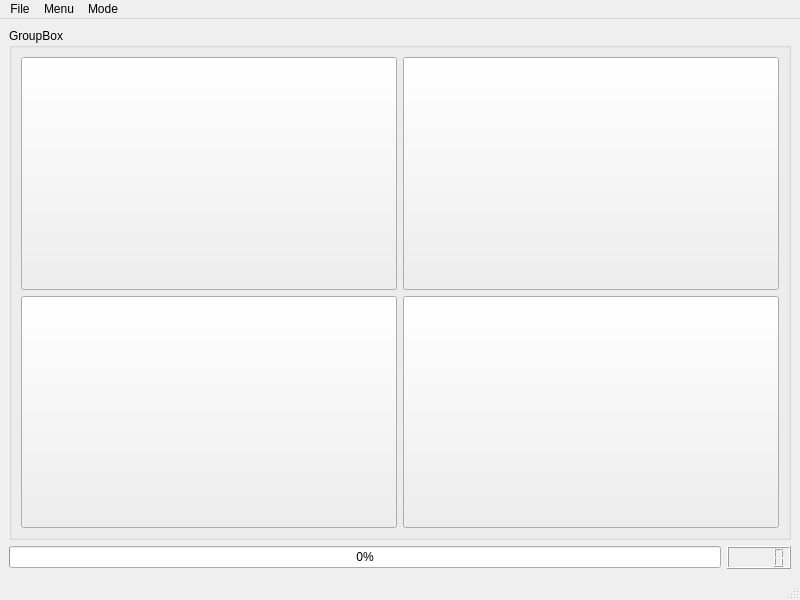
<?xml version="1.0" encoding="UTF-8"?>
<ui version="4.0">
 <class>MainWindow</class>
 <widget class="QMainWindow" name="MainWindow">
  <property name="geometry">
   <rect>
    <x>0</x>
    <y>0</y>
    <width>800</width>
    <height>600</height>
   </rect>
  </property>
  <property name="windowTitle">
   <string>MainWindow</string>
  </property>
  <widget class="QWidget" name="centralwidget">
   <layout class="QGridLayout" name="gridLayout">
    <item row="1" column="1">
     <widget class="QGroupBox" name="gBButtons">
      <property name="title">
       <string>GroupBox</string>
      </property>
      <layout class="QGridLayout" name="gridLayout_2">
       <item row="2" column="3">
        <widget class="QToolButton" name="btnYellow">
         <property name="sizePolicy">
          <sizepolicy hsizetype="Expanding" vsizetype="Expanding">
           <horstretch>0</horstretch>
           <verstretch>0</verstretch>
          </sizepolicy>
         </property>
         <property name="text">
          <string/>
         </property>
        </widget>
       </item>
       <item row="1" column="0">
        <widget class="QToolButton" name="btnRed">
         <property name="sizePolicy">
          <sizepolicy hsizetype="Expanding" vsizetype="Expanding">
           <horstretch>0</horstretch>
           <verstretch>0</verstretch>
          </sizepolicy>
         </property>
         <property name="text">
          <string/>
         </property>
        </widget>
       </item>
       <item row="1" column="3">
        <widget class="QToolButton" name="btnGreen">
         <property name="sizePolicy">
          <sizepolicy hsizetype="Expanding" vsizetype="Expanding">
           <horstretch>0</horstretch>
           <verstretch>0</verstretch>
          </sizepolicy>
         </property>
         <property name="text">
          <string/>
         </property>
        </widget>
       </item>
       <item row="2" column="0">
        <widget class="QToolButton" name="btnBlue">
         <property name="sizePolicy">
          <sizepolicy hsizetype="Expanding" vsizetype="Expanding">
           <horstretch>0</horstretch>
           <verstretch>0</verstretch>
          </sizepolicy>
         </property>
         <property name="text">
          <string/>
         </property>
        </widget>
       </item>
      </layout>
     </widget>
    </item>
    <item row="2" column="1">
     <layout class="QHBoxLayout" name="horizontalLayout">
      <item>
       <widget class="QProgressBar" name="progressBar">
        <property name="value">
         <number>0</number>
        </property>
       </widget>
      </item>
      <item>
       <widget class="QLCDNumber" name="lcdProgress"/>
      </item>
     </layout>
    </item>
   </layout>
  </widget>
  <widget class="QMenuBar" name="menubar">
   <property name="geometry">
    <rect>
     <x>0</x>
     <y>0</y>
     <width>800</width>
     <height>21</height>
    </rect>
   </property>
   <widget class="QMenu" name="menuFile">
    <property name="title">
     <string>File</string>
    </property>
    <addaction name="actionCreate_new_File"/>
    <addaction name="separator"/>
    <addaction name="actionSave_sequence_as"/>
    <addaction name="actionLoad_sequence"/>
    <addaction name="separator"/>
    <addaction name="actionStart"/>
   </widget>
   <widget class="QMenu" name="menuMenu">
    <property name="title">
     <string>Menu</string>
    </property>
    <addaction name="actionInterval"/>
   </widget>
   <widget class="QMenu" name="menuMode">
    <property name="title">
     <string>Mode</string>
    </property>
   </widget>
   <addaction name="menuFile"/>
   <addaction name="menuMenu"/>
   <addaction name="menuMode"/>
  </widget>
  <widget class="QStatusBar" name="statusbar"/>
  <action name="actionCreate_new_File">
   <property name="text">
    <string>Create new File</string>
   </property>
  </action>
  <action name="actionSave_sequence_as">
   <property name="text">
    <string>Save sequence as ...</string>
   </property>
  </action>
  <action name="actionLoad_sequence">
   <property name="text">
    <string>Load sequence ...</string>
   </property>
  </action>
  <action name="actionStart">
   <property name="text">
    <string>Start</string>
   </property>
  </action>
  <action name="actionInterval">
   <property name="text">
    <string>Interval</string>
   </property>
  </action>
  <action name="actionPlayer">
   <property name="checkable">
    <bool>true</bool>
   </property>
   <property name="text">
    <string>Player</string>
   </property>
  </action>
  <action name="actionTrainer">
   <property name="checkable">
    <bool>true</bool>
   </property>
   <property name="text">
    <string>Trainer</string>
   </property>
  </action>
 </widget>
 <resources/>
 <connections/>
</ui>
